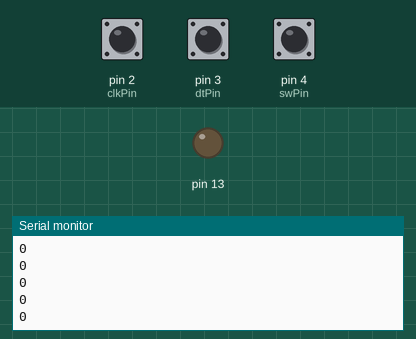
Recording of a sketch running on a simulated Arduino Uno, built with avr-gcc and run on an emulated ATmega328P. Shown: output pins drawn as LEDs (lit = HIGH), the last lines printed to the serial monitor. The inputs (shaded band) are chosen by the test bench; at power-on: pin 4 (swPin) HIGH, pin 2 (clkPin) HIGH, pin 3 (dtPin) HIGH.

Above: at 1.2 s.
1.3 s: pin 4 (swPin) pulled LOW for 0.15 s
At 2.0 s:
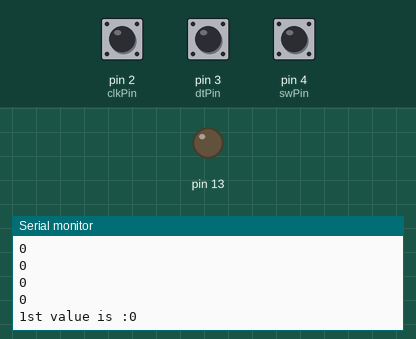
2.9 s: pin 4 (swPin) pulled LOW for 1 s
At 3.7 s:
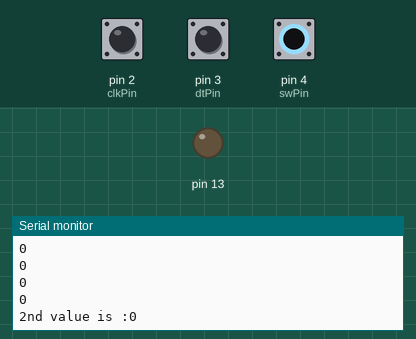
5.4 s: pin 4 (swPin) driven LOW
At 7.7 s:
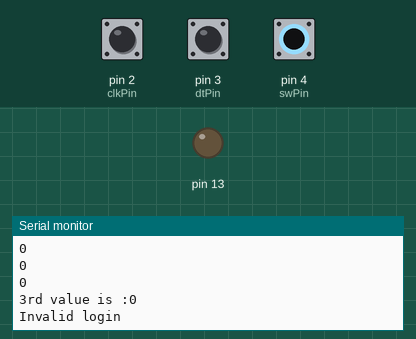

The sketch:

sketch_aug14a.ino
```cpp
/*
 * This sketch was made by Ritesh Sharma
 * Date : 29th August, 2017
 */
const int clkPin= 2; //the clk attach to pin 2
const int dtPin= 3; //the dt pin attach to pin 3
const int swPin= 4 ;//the sw pin attach to pin 4

int encoderVal = 0;
int b=0;
int a[5];
void setup()
{
//set clkPin,dePin,swPin as INPUT
pinMode(13,OUTPUT);
pinMode(clkPin, INPUT);
pinMode(dtPin, INPUT);
pinMode(swPin, INPUT);
digitalWrite(swPin, HIGH);
Serial.begin(9600); // initialize serial communications at 9600 bps

}

void loop()
{

int change = getEncoderTurn();//
encoderVal = encoderVal + change;
Serial.println(encoderVal);
if(digitalRead(swPin) == LOW)//if button pull down
{
  b=b+1;
  if(b==1)
  {
    digitalWrite(13,LOW);
    a[0]=encoderVal;
    Serial.print("1st value is :");
    Serial.println(a[0]);
    delay(1000);
  }

  else if(b==2)
  {
    digitalWrite(13,LOW);
    a[1]=encoderVal;
    Serial.print("2nd value is :");
    Serial.println(a[1]);
    delay(1000);
  }

  else if(b==3)
  {
    digitalWrite(13,LOW);
    a[2]=encoderVal;
    Serial.print("3rd value is :");
    Serial.println(a[2]);
    delay(1000);
    if(a[0]==10&&a[1]==20&&a[2]==30)
{
  Serial.println("Successfull entry....Now you can enter the HAWELI");
  delay(2000);
  b=0;
}

else if(a[0]!=10&&a[1]!=20&&a[2]!=30)
{
  Serial.println("Invalid login");
  delay(2000);
  b=0;
}

}

encoderVal = 0;

}

}

int getEncoderTurn(void)
{
static int oldA = HIGH; //set the oldA as HIGH
static int oldB = HIGH; //set the oldB as HIGH
int result = 0;
int newA = digitalRead(clkPin);//read the value of clkPin to newA
int newB = digitalRead(dtPin);//read the value of dtPin to newB
if (newA != oldA || newB != oldB) //if the value of clkPin or the dtPin has changed
{
// something has changed
if (oldA == HIGH && newA == LOW)
{
result = (oldB * 2 - 1);
}
}
oldA = newA;
oldB = newB;
return result;
}
```

Measured:
- after the input at 1.3 s, the serial monitor: prints a new line after 0.07 s (image 1)
- after the input at 2.9 s, the serial monitor: prints a new line after 0.07 s (image 2)
- after the input at 5.4 s, the serial monitor: prints a new line after 0.07 s (image 3)
